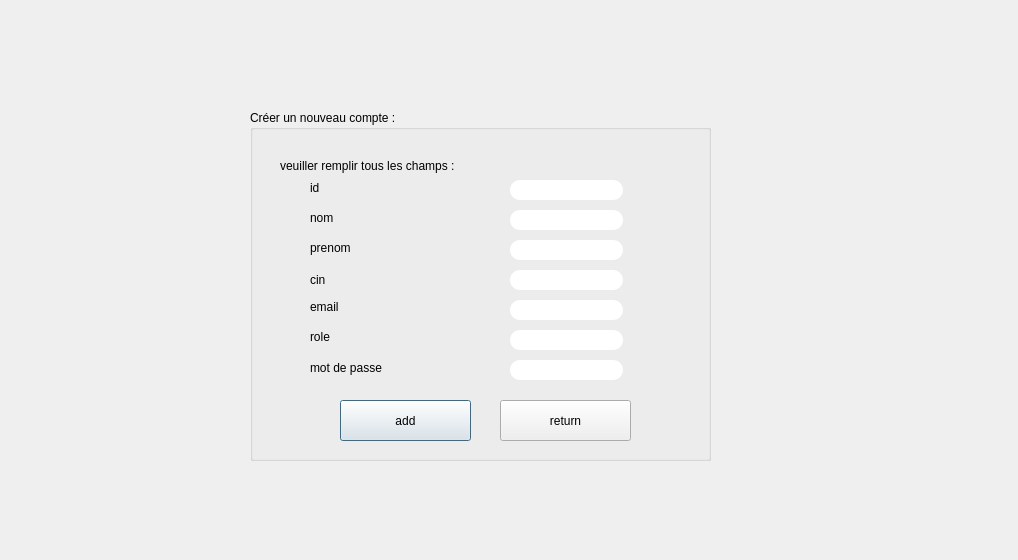
<?xml version="1.0" encoding="UTF-8"?>
<ui version="4.0">
 <class>createaccount</class>
 <widget class="QDialog" name="createaccount">
  <property name="geometry">
   <rect>
    <x>0</x>
    <y>0</y>
    <width>1018</width>
    <height>560</height>
   </rect>
  </property>
  <property name="windowTitle">
   <string>Dialog</string>
  </property>
  <widget class="QLabel" name="label_8">
   <property name="geometry">
    <rect>
     <x>10</x>
     <y>-190</y>
     <width>1251</width>
     <height>911</height>
    </rect>
   </property>
   <property name="text">
    <string/>
   </property>
   <property name="pixmap">
    <pixmap>../../Downloads/back.png</pixmap>
   </property>
  </widget>
  <widget class="QGroupBox" name="groupBox">
   <property name="geometry">
    <rect>
     <x>250</x>
     <y>110</y>
     <width>461</width>
     <height>351</height>
    </rect>
   </property>
   <property name="styleSheet">
    <string notr="true">font: 81 10pt &quot;Rockwell Extra Bold&quot;</string>
   </property>
   <property name="title">
    <string>Créer un nouveau compte :</string>
   </property>
   <widget class="QLabel" name="label">
    <property name="geometry">
     <rect>
      <x>30</x>
      <y>40</y>
      <width>281</width>
      <height>31</height>
     </rect>
    </property>
    <property name="styleSheet">
     <string notr="true">
font: 81 10pt &quot;Rockwell Extra Bold&quot;</string>
    </property>
    <property name="text">
     <string>veuiller remplir tous les champs :</string>
    </property>
   </widget>
   <widget class="QLabel" name="label_2">
    <property name="geometry">
     <rect>
      <x>60</x>
      <y>100</y>
      <width>51</width>
      <height>16</height>
     </rect>
    </property>
    <property name="styleSheet">
     <string notr="true">font: 81 10pt &quot;Rockwell Extra Bold&quot;</string>
    </property>
    <property name="text">
     <string>nom</string>
    </property>
   </widget>
   <widget class="QLabel" name="label_3">
    <property name="geometry">
     <rect>
      <x>60</x>
      <y>130</y>
      <width>71</width>
      <height>16</height>
     </rect>
    </property>
    <property name="styleSheet">
     <string notr="true">font: 81 10pt &quot;Rockwell Extra Bold&quot;</string>
    </property>
    <property name="text">
     <string>prenom</string>
    </property>
   </widget>
   <widget class="QLabel" name="label_4">
    <property name="geometry">
     <rect>
      <x>60</x>
      <y>160</y>
      <width>47</width>
      <height>20</height>
     </rect>
    </property>
    <property name="styleSheet">
     <string notr="true">font: 81 10pt &quot;Rockwell Extra Bold&quot;</string>
    </property>
    <property name="text">
     <string>cin</string>
    </property>
   </widget>
   <widget class="QLabel" name="label_6">
    <property name="geometry">
     <rect>
      <x>60</x>
      <y>190</y>
      <width>47</width>
      <height>14</height>
     </rect>
    </property>
    <property name="styleSheet">
     <string notr="true">font: 81 10pt &quot;Rockwell Extra Bold&quot;</string>
    </property>
    <property name="text">
     <string>email</string>
    </property>
   </widget>
   <widget class="QLineEdit" name="le_nom">
    <property name="geometry">
     <rect>
      <x>260</x>
      <y>100</y>
      <width>113</width>
      <height>20</height>
     </rect>
    </property>
    <property name="styleSheet">
     <string notr="true">border-radius: 10px;
background-color: rgb(255, 255, 255);</string>
    </property>
   </widget>
   <widget class="QLineEdit" name="le_prenom">
    <property name="geometry">
     <rect>
      <x>260</x>
      <y>130</y>
      <width>113</width>
      <height>20</height>
     </rect>
    </property>
    <property name="styleSheet">
     <string notr="true">border-radius: 10px;
background-color: rgb(255, 255, 255);</string>
    </property>
   </widget>
   <widget class="QLineEdit" name="le_cin">
    <property name="geometry">
     <rect>
      <x>260</x>
      <y>160</y>
      <width>113</width>
      <height>20</height>
     </rect>
    </property>
    <property name="styleSheet">
     <string notr="true">border-radius: 10px;
background-color: rgb(255, 255, 255);</string>
    </property>
   </widget>
   <widget class="QLineEdit" name="le_email">
    <property name="geometry">
     <rect>
      <x>260</x>
      <y>190</y>
      <width>113</width>
      <height>20</height>
     </rect>
    </property>
    <property name="styleSheet">
     <string notr="true">border-radius: 10px;
background-color: rgb(255, 255, 255);</string>
    </property>
   </widget>
   <widget class="QLineEdit" name="le_role">
    <property name="geometry">
     <rect>
      <x>260</x>
      <y>220</y>
      <width>113</width>
      <height>20</height>
     </rect>
    </property>
    <property name="styleSheet">
     <string notr="true">border-radius: 10px;
background-color: rgb(255, 255, 255);</string>
    </property>
   </widget>
   <widget class="QLabel" name="label_7">
    <property name="geometry">
     <rect>
      <x>60</x>
      <y>220</y>
      <width>47</width>
      <height>14</height>
     </rect>
    </property>
    <property name="styleSheet">
     <string notr="true">font: 81 10pt &quot;Rockwell Extra Bold&quot;</string>
    </property>
    <property name="text">
     <string>role</string>
    </property>
   </widget>
   <widget class="QLabel" name="label_9">
    <property name="geometry">
     <rect>
      <x>60</x>
      <y>250</y>
      <width>101</width>
      <height>16</height>
     </rect>
    </property>
    <property name="styleSheet">
     <string notr="true">font: 81 10pt &quot;Rockwell Extra Bold&quot;</string>
    </property>
    <property name="text">
     <string>mot de passe</string>
    </property>
   </widget>
   <widget class="QLineEdit" name="le_mdp">
    <property name="geometry">
     <rect>
      <x>260</x>
      <y>250</y>
      <width>113</width>
      <height>20</height>
     </rect>
    </property>
    <property name="styleSheet">
     <string notr="true">border-radius: 10px;
background-color: rgb(255, 255, 255);</string>
    </property>
   </widget>
   <widget class="QLabel" name="label_38">
    <property name="geometry">
     <rect>
      <x>60</x>
      <y>70</y>
      <width>51</width>
      <height>16</height>
     </rect>
    </property>
    <property name="styleSheet">
     <string notr="true">font: 81 10pt &quot;Rockwell Extra Bold&quot;</string>
    </property>
    <property name="text">
     <string>id</string>
    </property>
   </widget>
   <widget class="QLineEdit" name="le_id">
    <property name="geometry">
     <rect>
      <x>260</x>
      <y>70</y>
      <width>113</width>
      <height>20</height>
     </rect>
    </property>
    <property name="styleSheet">
     <string notr="true">border-radius: 10px;
background-color: rgb(255, 255, 255);</string>
    </property>
   </widget>
   <widget class="QPushButton" name="pushButton">
    <property name="geometry">
     <rect>
      <x>90</x>
      <y>290</y>
      <width>131</width>
      <height>41</height>
     </rect>
    </property>
    <property name="styleSheet">
     <string notr="true">QPushButton

{
	background-color: rgb(72, 78, 86);
	border-style: outset;
    border-width: 2px;
    border-radius:20px;
    border-color: beige;
    font: bold 14px;;
    padding: 6px;
	color: rgb(255, 255, 255);

}

QPushButton:hover

{
	background-color: rgb(106, 227, 231);
	color: rgb(0, 0, 0);
	gridline-color: rgb(94, 118, 255);
}

QPushButton:pressed</string>
    </property>
    <property name="text">
     <string>add</string>
    </property>
   </widget>
   <widget class="QPushButton" name="pushButton_4">
    <property name="geometry">
     <rect>
      <x>250</x>
      <y>290</y>
      <width>131</width>
      <height>41</height>
     </rect>
    </property>
    <property name="styleSheet">
     <string notr="true">QPushButton

{
	background-color: rgb(72, 78, 86);
	border-style: outset;
    border-width: 2px;
    border-radius:20px;
    border-color: beige;
    font: bold 14px;;
    padding: 6px;
	color: rgb(255, 255, 255);

}

QPushButton:hover

{
	background-color: rgb(106, 227, 231);
	color: rgb(0, 0, 0);
	gridline-color: rgb(94, 118, 255);
}

QPushButton:pressed</string>
    </property>
    <property name="text">
     <string>return</string>
    </property>
   </widget>
  </widget>
 </widget>
 <resources/>
 <connections/>
</ui>
